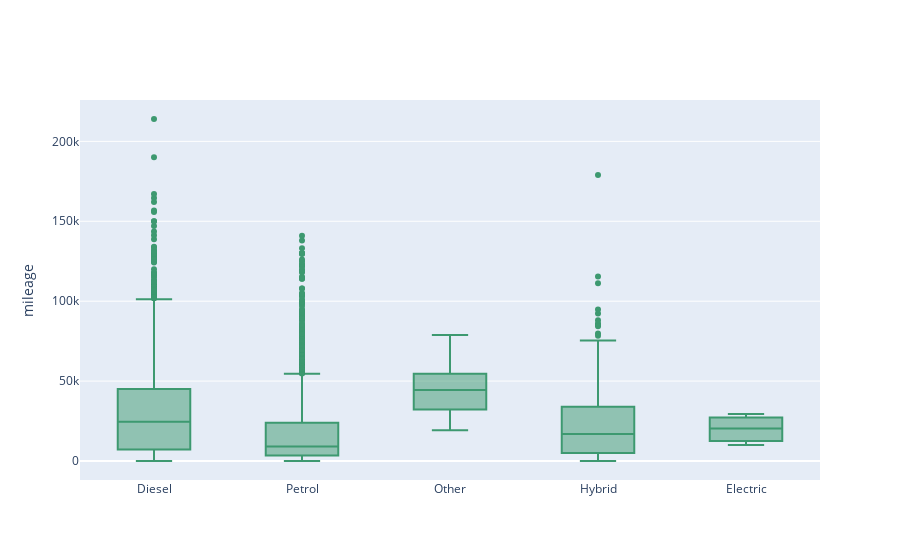

Here is the notebook cell this chart was saved with:
### Markdown cell above
Maximum price fall between 0 to 40000

### Code cell
fig = go.Figure()

fig.add_trace(go.Box(
    y=data['mileage'],
    x=data['fuelType'],
    name='kale',
    marker_color='#3D9970'
))

fig.update_layout(
    yaxis_title='mileage',
    boxmode='group' # group together boxes of the different traces for each value of x
)
fig.show()

### Figure 1 — Plotly figure (JSON) as saved in the notebook; plotly's stock layout.template omitted (floating-point values rounded to 4 significant figures; data arrays with more than 128 entries replaced by an {"elided": "..."} marker saying what was removed)
{"data": [{"marker": {"color": "#3D9970"}, "name": "kale", "type": "box", "x": {"elided": "10781 str values"}, "y": {"elided": "10781 int values"}}], "layout": {"boxmode": "group", "yaxis": {"title": {"text": "mileage"}}}}
